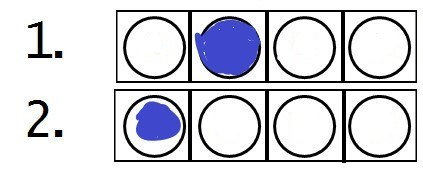
#> input picture openCV/img/testcircle_false.jpg, 423 x 179 px
$ python blobtest.py
#> lines starting #> are read from the running program, lines starting #| are printed output that depends on the picture; after the words box and inside, x2 and y2 are one past the last pixel; in counts of white or black regions, pixels touching at a corner belong together; long printed decimals are rounded
import cv2
import numpy as np


#read image
image = cv2.imread('img/testcircle_false.jpg')
#> image is the input picture: shape (179, 423, 3); mean B, G, R 219.4, 212.6, 212.1
#correct answers
correctAnswer = [2,4]
circles = []
amount = 0


#variables for circle blob
params = cv2.SimpleBlobDetector_Params()
params.filterByArea = True
params.minArea = 300
#filter by how Circular the circles are
params.filterByCircularity = True
params.minCircularity = 0.4
#convexity
params.filterByConvexity = True
params.minConvexity = 0.2
#threshhold
params.thresholdStep = 5
params.minThreshold = 200
params.maxThreshold = 255
#shape
params.filterByInertia = True
params.minInertiaRatio = 0.1
#blob detector :D
detector = cv2.SimpleBlobDetector_create(params)

#variables rectangles
counter = 0
parts = []
areas = []
gray = cv2.cvtColor(image, cv2.COLOR_BGR2GRAY)
blurred = cv2.GaussianBlur(gray, (3, 3), 0)
canny = cv2.Canny(blurred, 50, 255, 1)
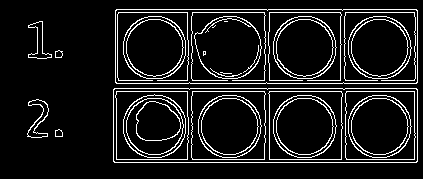
#> canny: shape (179, 423); 10.1% white in thin lines or dots, all inside (x1, y1, x2, y2) = (27, 9, 418, 163)

rectangle = cv2.findContours(canny, cv2.RETR_EXTERNAL, cv2.CHAIN_APPROX_SIMPLE)
#> rectangle = 6 contours; box (x1, y1, x2, y2) and area: (113, 88, 418, 163) 22490, (115, 9, 418, 84) 22341, (27, 99, 49, 138) 307, (28, 21, 52, 59) 282, (55, 129, 63, 137) 42, (55, 50, 63, 58) 42
rectangle = rectangle[0] if len(rectangle) == 2 else rectangle[1]

#draw detected rectangles
for rect in rectangle:
    x,y,w,h = cv2.boundingRect(rect)
    if(((x+w)-x) >= 50):
        cv2.rectangle(image, (x, y), (x + w, y + h), (255,50,0), 1)
        #split rows
        parts.append(image[y:y + h, x:x + w])
#> this loop made 6 passes
#> (x, y, w, h) on passes 1 to 6: (55, 129, 8, 8), (27, 99, 22, 39), (113, 88, 305, 75), (55, 50, 8, 8), (28, 21, 24, 38), (115, 9, 303, 75)
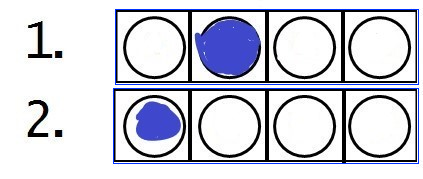
#> image: shape (179, 423, 3); 2% of pixels changed, all inside (x1, y1, x2, y2) = (113, 9, 419, 164)
#> after the loop, parts = 2 items

for i in range(0,len(parts)):
    #convert image
    gray = cv2.cvtColor(parts[i], cv2.COLOR_BGR2GRAY)
    blurred = cv2.GaussianBlur(gray, (3, 3), 0)
    canny = cv2.Canny(blurred, 50, 255, 1)
    #draw area
    areaOfIntrest = cv2.findContours(canny, cv2.RETR_EXTERNAL, cv2.CHAIN_APPROX_SIMPLE)
    areaOfIntrest = areaOfIntrest[0] if len(areaOfIntrest) == 2 else areaOfIntrest[1]
    print(str(i))
    for area in areaOfIntrest:
        x,y,w,h = cv2.boundingRect(area)
        if(((x+w)-x) >= 70):
            cv2.rectangle(parts[i], (x, y), (x + w, y + h), (50,255,0), 1)
            areas.append(parts[i][y:y + h, x:x + w])
#> this loop made 2 passes
#| 0
#| 1
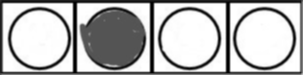
#> blurred: shape (75, 303); min 0, max 255, mean 181
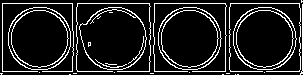
#> canny: shape (75, 303); 12.8% white in thin lines or dots
#> after the loop, areas = 8 items

for i in range(0,len(parts)):
    #convert image
    bilateral_filtered_image = cv2.bilateralFilter(parts[i], 5, 255, 255)
    edge_detected_image = cv2.Canny(bilateral_filtered_image, 50, 255)
    #detect circles
    keypoints = detector.detect(edge_detected_image)
    print(str(keypoints[0].pt[0]))
    #draw around blobs
    blank = np.zeros((1, 1))
    blobs = cv2.drawKeypoints(parts[i], keypoints, blank, (0, 0, 255),cv2.DRAW_MATCHES_FLAGS_DRAW_RICH_KEYPOINTS)
    #test parts
    cv2.imshow('test' + str(counter), blobs)
    counter += 1
    print(str(i))
#> this loop made 2 passes
#> (blank, counter) on passes 1 to 2: ([0], 1), ([0], 2)
#| 40.802
#| 0
#| 264.153
#| 1
#> pass 1, `blobs = cv2.drawKeypoints(parts[i], keypoints, blank, (0, 0, 255),cv2...`:
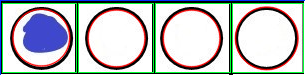
#> blobs: shape (75, 305, 3); mean of channels 0, 1, 2 194.5, 193.9, 190.1; drawn as B, G, R
#> after the loop:
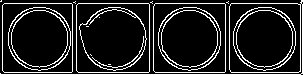
#> edge_detected_image: shape (75, 303); 14% white in thin lines or dots
#> after the loop, counter = 2


#show results
cv2.imshow("Original Image",image)
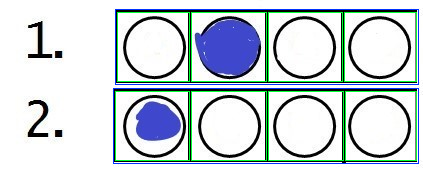
#> window 'Original Image': shape (179, 423, 3); mean B, G, R 218.8, 214, 204.9
#cv2.imshow("Circular Blobs Only", blobs)
#remove results
cv2.waitKey(0)
cv2.destroyAllWindows()

$ run again, with openCV/img/circlefalse.jpg copied over openCV/img/testcircle_false.jpg
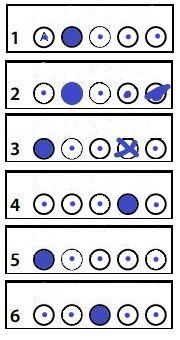
#> input picture openCV/img/circlefalse.jpg, 180 x 340 px
#> image is the input picture: shape (340, 180, 3); mean B, G, R 214.8, 210.2, 209.8
#> `canny = cv2.Canny(blurred, 50, 255, 1)`:
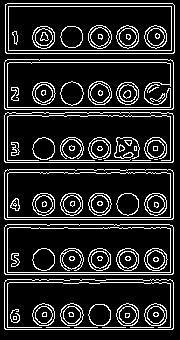
#> canny: shape (340, 180); 15.6% white in thin lines or dots
#> rectangle = 6 contours; box (x1, y1, x2, y2) and area: (5, 3, 175, 54) 8446, (4, 59, 174, 110) 8438, (4, 224, 174, 275) 8432, (4, 169, 174, 220) 8425, (4, 279, 174, 330) 8401, (4, 112, 174, 163) 8388
#> the loop `for rect in rectangle:` made 6 passes
#> (x, y) on passes 1 to 6: (4, 279), (4, 224), (4, 169), (4, 112), (4, 59), (5, 3)
#> after the loop `for rect in rectangle:`: parts = 6 items
#> the loop `for i in range(0,len(parts)):` made 6 passes
#| 0
#| 1
#| 2
#| 3
#| 4
#> (further printed lines are left out)
#> the loop `for i in range(0,len(parts)):` made 6 passes
#> keypoints on passes 3 to 5: 1 keypoints; (x, y, size): (123, 35, 21.3), 2 keypoints; (x, y, size): (151, 36, 21.7), (95, 36, 21.6), 2 keypoints; (x, y, size): (67, 34, 22), (123, 34, 21.9)
#> (printed output is left out)
#> after the loop `for i in range(0,len(parts)):`: counter = 6
#> `cv2.imshow("Original Image",image)`:
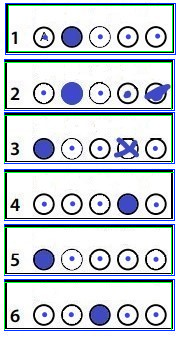
#> window 'Original Image': shape (340, 180, 3); mean B, G, R 215, 208, 198.5
